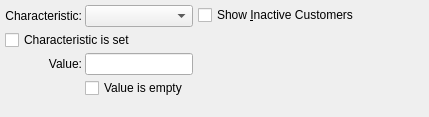
<?xml version="1.0" encoding="UTF-8"?>
<ui version="4.0">
 <comment>This file is part of the xTuple ERP: PostBooks Edition, a free and
open source Enterprise Resource Planning software suite,
Copyright (c) 1999-2010 by OpenMFG LLC, d/b/a xTuple.
It is licensed to you under the Common Public Attribution License
version 1.0, the full text of which (including xTuple-specific Exhibits)
is available at www.xtuple.com/CPAL.  By using this software, you agree
to be bound by its terms.</comment>
 <class>dspCustomersByCharacteristic</class>
 <widget class="QWidget" name="dspCustomersByCharacteristic">
  <property name="geometry">
   <rect>
    <x>0</x>
    <y>0</y>
    <width>429</width>
    <height>117</height>
   </rect>
  </property>
  <property name="windowTitle">
   <string>Customers by Characteristic</string>
  </property>
  <layout class="QHBoxLayout" name="horizontalLayout">
   <item>
    <layout class="QGridLayout">
     <property name="margin">
      <number>0</number>
     </property>
     <property name="spacing">
      <number>3</number>
     </property>
     <item row="0" column="1">
      <widget class="XComboBox" name="_char">
       <property name="sizePolicy">
        <sizepolicy hsizetype="Expanding" vsizetype="Fixed">
         <horstretch>0</horstretch>
         <verstretch>0</verstretch>
        </sizepolicy>
       </property>
      </widget>
     </item>
     <item row="3" column="1">
      <widget class="XCheckBox" name="_emptyValue">
       <property name="text">
        <string>Value is empty</string>
       </property>
      </widget>
     </item>
     <item row="2" column="0">
      <widget class="QLabel" name="_valueLit">
       <property name="text">
        <string>Value:</string>
       </property>
       <property name="alignment">
        <set>Qt::AlignRight|Qt::AlignTrailing|Qt::AlignVCenter</set>
       </property>
      </widget>
     </item>
     <item row="1" column="0" colspan="2">
      <widget class="XCheckBox" name="_charIsSet">
       <property name="text">
        <string>Characteristic is set</string>
       </property>
      </widget>
     </item>
     <item row="0" column="0">
      <widget class="QLabel" name="_characteristicLit">
       <property name="text">
        <string>Characteristic:</string>
       </property>
       <property name="alignment">
        <set>Qt::AlignRight|Qt::AlignTrailing|Qt::AlignVCenter</set>
       </property>
      </widget>
     </item>
     <item row="2" column="1">
      <widget class="XLineEdit" name="_value">
       <property name="enabled">
        <bool>true</bool>
       </property>
      </widget>
     </item>
     <item row="4" column="0" colspan="2">
      <spacer>
       <property name="orientation">
        <enum>Qt::Vertical</enum>
       </property>
       <property name="sizeType">
        <enum>QSizePolicy::Expanding</enum>
       </property>
       <property name="sizeHint" stdset="0">
        <size>
         <width>20</width>
         <height>0</height>
        </size>
       </property>
      </spacer>
     </item>
    </layout>
   </item>
   <item>
    <layout class="QVBoxLayout">
     <property name="spacing">
      <number>0</number>
     </property>
     <property name="margin">
      <number>0</number>
     </property>
     <item>
      <widget class="XCheckBox" name="_showInactive">
       <property name="text">
        <string>Show &amp;Inactive Customers</string>
       </property>
      </widget>
     </item>
     <item>
      <spacer>
       <property name="orientation">
        <enum>Qt::Vertical</enum>
       </property>
       <property name="sizeType">
        <enum>QSizePolicy::Expanding</enum>
       </property>
       <property name="sizeHint" stdset="0">
        <size>
         <width>20</width>
         <height>0</height>
        </size>
       </property>
      </spacer>
     </item>
    </layout>
   </item>
   <item>
    <spacer name="horizontalSpacer">
     <property name="orientation">
      <enum>Qt::Horizontal</enum>
     </property>
     <property name="sizeHint" stdset="0">
      <size>
       <width>0</width>
       <height>20</height>
      </size>
     </property>
    </spacer>
   </item>
  </layout>
 </widget>
 <layoutdefault spacing="5" margin="5"/>
 <pixmapfunction>qPixmapFromMimeSource</pixmapfunction>
 <customwidgets>
  <customwidget>
   <class>XCheckBox</class>
   <extends>QCheckBox</extends>
   <header>xcheckbox.h</header>
  </customwidget>
  <customwidget>
   <class>XComboBox</class>
   <extends>QComboBox</extends>
   <header>xcombobox.h</header>
  </customwidget>
  <customwidget>
   <class>XLineEdit</class>
   <extends>QLineEdit</extends>
   <header>xlineedit.h</header>
  </customwidget>
 </customwidgets>
 <tabstops>
  <tabstop>_char</tabstop>
  <tabstop>_charIsSet</tabstop>
  <tabstop>_value</tabstop>
  <tabstop>_emptyValue</tabstop>
  <tabstop>_showInactive</tabstop>
 </tabstops>
 <resources/>
 <connections>
  <connection>
   <sender>_emptyValue</sender>
   <signal>toggled(bool)</signal>
   <receiver>_value</receiver>
   <slot>setDisabled(bool)</slot>
   <hints>
    <hint type="sourcelabel">
     <x>205</x>
     <y>70</y>
    </hint>
    <hint type="destinationlabel">
     <x>205</x>
     <y>45</y>
    </hint>
   </hints>
  </connection>
  <connection>
   <sender>_charIsSet</sender>
   <signal>toggled(bool)</signal>
   <receiver>_value</receiver>
   <slot>setEnabled(bool)</slot>
   <hints>
    <hint type="sourcelabel">
     <x>157</x>
     <y>46</y>
    </hint>
    <hint type="destinationlabel">
     <x>204</x>
     <y>69</y>
    </hint>
   </hints>
  </connection>
  <connection>
   <sender>_charIsSet</sender>
   <signal>toggled(bool)</signal>
   <receiver>_emptyValue</receiver>
   <slot>setEnabled(bool)</slot>
   <hints>
    <hint type="sourcelabel">
     <x>157</x>
     <y>46</y>
    </hint>
    <hint type="destinationlabel">
     <x>204</x>
     <y>92</y>
    </hint>
   </hints>
  </connection>
 </connections>
</ui>
